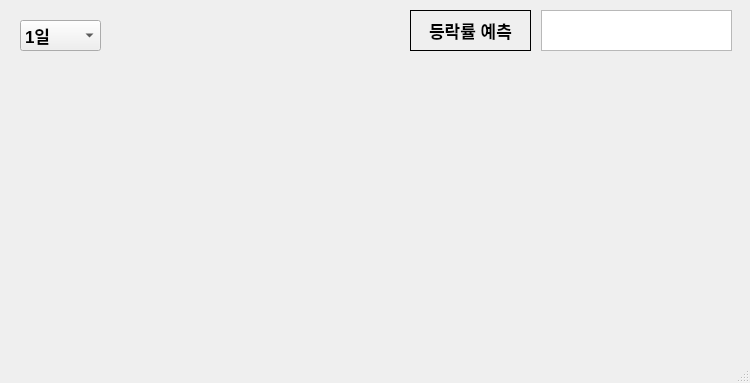
<?xml version="1.0" encoding="UTF-8"?>
<ui version="4.0">
 <class>MainWindow</class>
 <widget class="QMainWindow" name="MainWindow">
  <property name="geometry">
   <rect>
    <x>0</x>
    <y>0</y>
    <width>750</width>
    <height>383</height>
   </rect>
  </property>
  <property name="windowTitle">
   <string>코인시세예측프로그램</string>
  </property>
  <widget class="QWidget" name="centralwidget">
   <widget class="QWidget" name="verticalLayoutWidget_2">
    <property name="geometry">
     <rect>
      <x>20</x>
      <y>60</y>
      <width>711</width>
      <height>281</height>
     </rect>
    </property>
    <layout class="QVBoxLayout" name="chart"/>
   </widget>
   <widget class="QLabel" name="label">
    <property name="geometry">
     <rect>
      <x>410</x>
      <y>10</y>
      <width>121</width>
      <height>41</height>
     </rect>
    </property>
    <property name="font">
     <font>
      <family>Arial</family>
      <pointsize>13</pointsize>
      <weight>75</weight>
      <bold>true</bold>
     </font>
    </property>
    <property name="frameShape">
     <enum>QFrame::Panel</enum>
    </property>
    <property name="frameShadow">
     <enum>QFrame::Plain</enum>
    </property>
    <property name="text">
     <string>등락률 예측</string>
    </property>
    <property name="alignment">
     <set>Qt::AlignCenter</set>
    </property>
    <property name="wordWrap">
     <bool>false</bool>
    </property>
   </widget>
   <widget class="QComboBox" name="comboBox">
    <property name="geometry">
     <rect>
      <x>20</x>
      <y>20</y>
      <width>81</width>
      <height>31</height>
     </rect>
    </property>
    <property name="font">
     <font>
      <pointsize>13</pointsize>
      <weight>75</weight>
      <bold>true</bold>
     </font>
    </property>
    <property name="layoutDirection">
     <enum>Qt::LeftToRight</enum>
    </property>
    <property name="autoFillBackground">
     <bool>false</bool>
    </property>
    <item>
     <property name="text">
      <string>1일</string>
     </property>
    </item>
    <item>
     <property name="text">
      <string>12시간</string>
     </property>
    </item>
    <item>
     <property name="text">
      <string>6시간</string>
     </property>
    </item>
    <item>
     <property name="text">
      <string>1시간</string>
     </property>
    </item>
   </widget>
   <widget class="QTextEdit" name="prediction">
    <property name="geometry">
     <rect>
      <x>541</x>
      <y>10</y>
      <width>191</width>
      <height>41</height>
     </rect>
    </property>
    <property name="font">
     <font>
      <pointsize>10</pointsize>
      <underline>false</underline>
      <strikeout>false</strikeout>
      <kerning>false</kerning>
     </font>
    </property>
    <property name="readOnly">
     <bool>true</bool>
    </property>
    <property name="html">
     <string>&lt;!DOCTYPE HTML PUBLIC &quot;-//W3C//DTD HTML 4.0//EN&quot; &quot;http://www.w3.org/TR/REC-html40/strict.dtd&quot;&gt;
&lt;html&gt;&lt;head&gt;&lt;meta name=&quot;qrichtext&quot; content=&quot;1&quot; /&gt;&lt;style type=&quot;text/css&quot;&gt;
p, li { white-space: pre-wrap; }
&lt;/style&gt;&lt;/head&gt;&lt;body style=&quot; font-family:'Gulim'; font-size:10pt; font-weight:400; font-style:normal;&quot;&gt;
&lt;p align=&quot;justify&quot; style=&quot;-qt-paragraph-type:empty; margin-top:0px; margin-bottom:0px; margin-left:0px; margin-right:0px; -qt-block-indent:0; text-indent:0px;&quot;&gt;&lt;br /&gt;&lt;/p&gt;&lt;/body&gt;&lt;/html&gt;</string>
    </property>
   </widget>
  </widget>
  <widget class="QMenuBar" name="menubar">
   <property name="geometry">
    <rect>
     <x>0</x>
     <y>0</y>
     <width>750</width>
     <height>21</height>
    </rect>
   </property>
  </widget>
  <widget class="QStatusBar" name="statusbar"/>
 </widget>
 <resources/>
 <connections/>
</ui>
